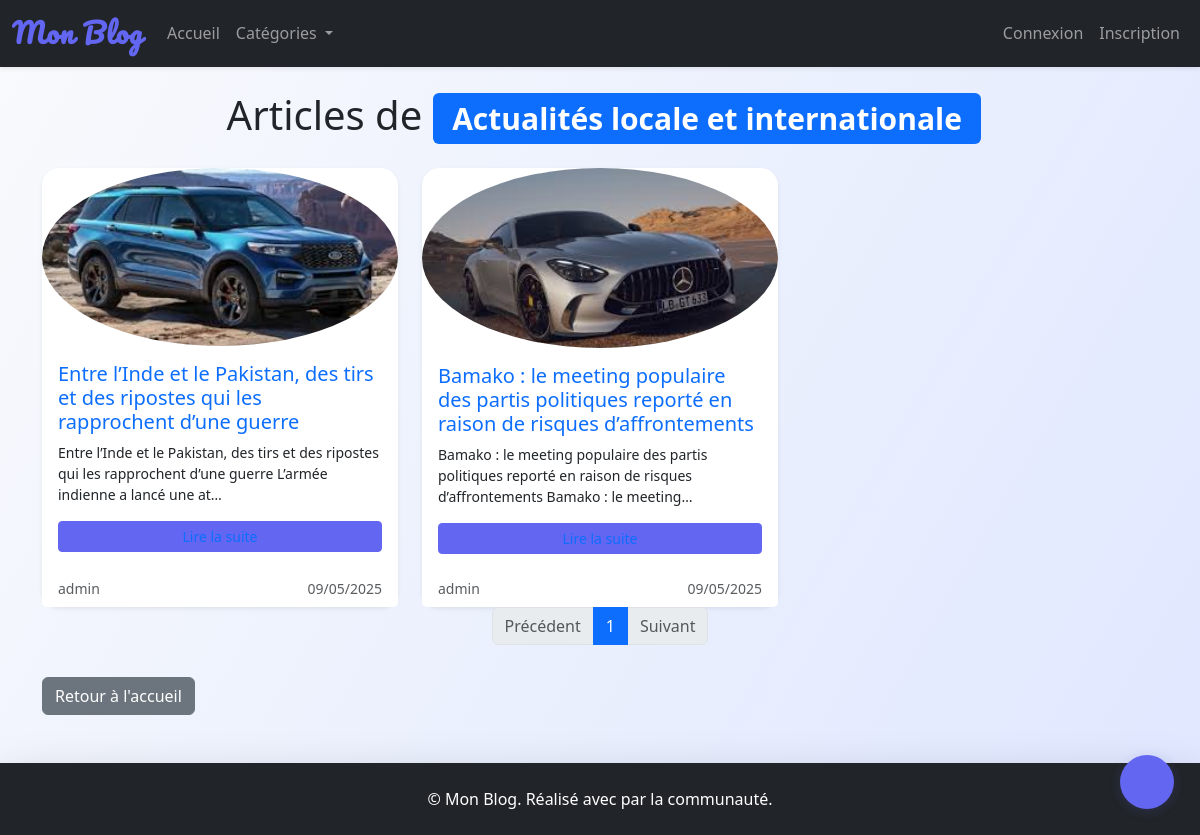
/categorie/actualites-locale-et-internationale/, run on the app's committed database.
### blog/models.py (models this page shows, shortened)
class Category(models.Model):
    name = models.CharField(max_length=100, unique=True)
    slug = models.SlugField(max_length=120, unique=True, blank=True)

class Article(models.Model):
    title = models.CharField(max_length=200)
    slug = models.SlugField(max_length=220, unique=True, blank=True)
    category = models.ForeignKey(Category, on_delete=models.CASCADE, related_name='articles')
    tags = models.ManyToManyField(Tag, blank=True, related_name='articles')
    content = models.TextField()
    image = models.ImageField(upload_to='articles/', blank=True, null=True)
    author = models.ForeignKey(User, on_delete=models.CASCADE, related_name='articles', null=True, blank=True)
    created_at = models.DateTimeField(auto_now_add=True)
    updated_at = models.DateTimeField(auto_now=True)

### blog/views.py (the view)
# urls.py: path('categorie/<slug:slug>/', views.articles_par_categorie, name='articles_par_categorie'),
def articles_par_categorie(request, slug):
    categorie = get_object_or_404(Category, slug=slug)
    articles_list = categorie.articles.order_by('-created_at')
    paginator = Paginator(articles_list, 6)
    page_number = request.GET.get('page')
    articles = paginator.get_page(page_number)
    categories_nav = Category.objects.order_by('name')
    return render(request, 'articles_categorie.html', {'categorie': categorie, 'articles': articles, 'categories_nav': categories_nav})

### templates/articles_categorie.html (shortened to what this page needs)
{% extends 'base.html' %}
{% block content %}
<h1 class="mb-4 text-center">Articles de <span class="badge bg-primary">{{ categorie.name }}</span></h1>
<div class="row row-cols-1 row-cols-md-2 row-cols-lg-3 g-4">
    {% for article in articles %}
    <div class="col">
        <div class="card h-100 shadow-sm border-0 hover-shadow">
            {% if article.image %}
                <img src="{{ article.image.url }}" class="card-img-top rounded-circle" alt="{{ article.title }}" style="object-fit:cover;max-height:180px;">
            {% endif %}
            <div class="card-body">
                <h5 class="card-title text-primary">{{ article.title }}</h5>
                <p class="card-text small">{{ article.content|truncatechars:120 }}</p>
                <a href="{% url 'detail_article' slug=article.slug %}" class="btn btn-outline-primary btn-sm w-100"> Lire la suite</a>
            </div>
            <div class="card-footer bg-white border-0 small text-muted d-flex justify-content-between align-items-center">
                <span> {{ article.author.display_name|default:article.author.username }}</span>
                <span> {{ article.created_at|date:"d/m/Y" }}</span>
            </div>
        </div>
    </div>
    {% empty %}
    <p class="text-center">Aucun article dans cette catégorie.</p>
    {% endfor %}
</div>
<nav aria-label="Pagination">
    <ul class="pagination justify-content-center">
        {% if articles.has_previous %}
            <li class="page-item">
                <a class="page-link" href="?page={{ articles.previous_page_number }}"><i class="bi bi-arrow-left"></i> Précédent</a>
            </li>
        {% else %}
            <li class="page-item disabled"><span class="page-link"> Précédent</span></li>
        {% endif %}
        {% for num in articles.paginator.page_range %}
            {% if articles.number == num %}
                <li class="page-item active"><span class="page-link">{{ num }}</span></li>
            {% else %}
                <li class="page-item"><a class="page-link" href="?page={{ num }}">{{ num }}</a></li>
            {% endif %}
        {% endfor %}
        {% if articles.has_next %}
            <li class="page-item">
                <a class="page-link" href="?page={{ articles.next_page_number }}">Suivant <i class="bi bi-arrow-right"></i></a>
            </li>
        {% else %}
            <li class="page-item disabled"><span class="page-link">Suivant</span></li>
        {% endif %}
    </ul>
</nav>
<a href="/" class="btn btn-secondary mt-3">Retour à l'accueil</a>
{% endblock %}

### templates/base.html (shortened to what this page needs)
<!DOCTYPE html>
<html lang="fr">
<head>
    <link rel="stylesheet" href="https://cdnjs.cloudflare.com/ajax/libs/trix/2.0.0/trix.min.css">
    <link href="https://cdn.jsdelivr.net/npm/bootstrap@5.3.3/dist/css/bootstrap.min.css" rel="stylesheet">
    <link rel="stylesheet" href="/static/css/style.css">
    <link rel="stylesheet" href="/static/css/theme.css">
</head>
<body class="bg-gradient-custom">
    <nav class="navbar navbar-expand-lg navbar-dark bg-dark mb-4 sticky-top shadow-sm">
    <div class="container-fluid">
        <a class="navbar-brand" href="/">Mon Blog</a>
        <div class="collapse navbar-collapse" id="navbarNav">
            <ul class="navbar-nav me-auto">
                <li class="nav-item">
                    <a class="nav-link" href="/">Accueil</a>
                </li>
                <li class="nav-item dropdown">
                    <a class="nav-link dropdown-toggle" href="#" id="navbarDropdown" role="button" data-bs-toggle="dropdown" aria-expanded="false">
                        Catégories
                    </a>
                </li>
            </ul>
            <ul class="navbar-nav">
                {% if user.is_authenticated %}
                    <li class="nav-item">
                        <a class="nav-link" href="{% url 'profil' %}">Bonjour, @{{ user.username }}</a>
                    </li>
                    <li class="nav-item">
                        <a class="nav-link" href="{% url 'logout' %}">Déconnexion</a>
                    </li>
                {% else %}
                    <li class="nav-item">
                        <a class="nav-link" href="{% url 'login' %}">Connexion</a>
                    </li>
                    <li class="nav-item">
                        <a class="nav-link" href="{% url 'register' %}">Inscription</a>
                    </li>
                {% endif %}
            </ul>
        </div>
    </div>
</nav>
    <div class="container fade-in">
        {% block content %}{% endblock %}
    </div>
    <footer class="bg-dark text-white text-center py-4 mt-5 shadow-lg">
        <div class="container">
            <span>&copy; {{ now|date:'Y' }} Mon Blog. Réalisé avec  par la communauté.</span>
        </div>
    </footer>
    <button id="dark-mode-toggle" title="Mode sombre/clair"></button>
</body>
</html>

### static/css/style.css (style rules this page uses)
body { background-color: #f8f9fa; }
.navbar-brand { font-weight: bold; }

### static/css/theme.css (style rules this page uses)
:root { --primary: #6366f1; --secondary: #818cf8; --accent: #f472b6; --bg-gradient: linear-gradient(120deg, #f8fafc 0%, #e0e7ff 100%); }
body.bg-gradient-custom { background: var(--bg-gradient); min-height: 100vh; transition: background 0.6s; }
#dark-mode-toggle { position: fixed; bottom: 26px; right: 26px; z-index: 9999; border-radius: 50%; width: 54px; height: 54px; background: var(--primary); color: #fff; border: none; box-shadow: 0 2px 12px 0 rgba(99,102,241,0.18); font-size: 1.5rem; display: flex; align-items: center; justify-content: center; transition: background 0.3s, color 0.3s; }
.navbar-brand { font-family: 'Pacifico', cursive; letter-spacing: 1px; font-size: 1.7rem; color: var(--primary) !important; }
.btn-primary, .btn-outline-primary { background: var(--primary); border-color: var(--primary); }
footer { background: var(--primary) !important; }
.card { border-radius: 1.1rem; box-shadow: 0 2px 16px 0 rgba(99,102,241,0.07); transition: transform 0.18s; }
.fade-in { opacity: 0; animation: fadeIn 1.2s forwards; }

### templates/base.html (style rules this page uses)
body.bg-gradient-custom { background: linear-gradient(120deg, #f8fafc 0%, #e0e7ff 100%); min-height: 100vh; }

### data on the page
Category: name "Actualités locale et internationale"
Article: image (picture), title "Entre l’Inde et le Pakistan, des tirs et des ripostes qui les rapprochent d’une guerre", content "Entre l’Inde et le Pakistan, des tirs et des ripostes qui les rapprochent d’une guerre L’armée indienne a lancé une at…", author.display_name "admin", created_at "09/05/2025"
Article: image (picture), title "Bamako : le meeting populaire des partis politiques reporté en raison de risques d’affrontements", content "Bamako : le meeting populaire des partis politiques reporté en raison de risques d’affrontements Bamako : le meeting…", author.display_name "admin", created_at "09/05/2025"

### other printed values
{{ num }} "1"
